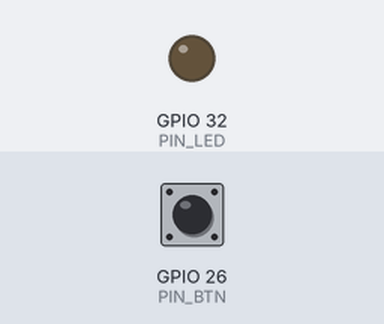
The program below on a simulated ESP32. Parts: output pins drawn as LEDs (lit = HIGH). The inputs (shaded band) are chosen by the test bench; at power-on: GPIO 26 (PIN_BTN) LOW. What the program prints to the serial monitor is not drawn.

Above: at 1.2 s.
1.3 s: GPIO 26 (PIN_BTN) pulled HIGH for 0.15 s
At 2.1 s:
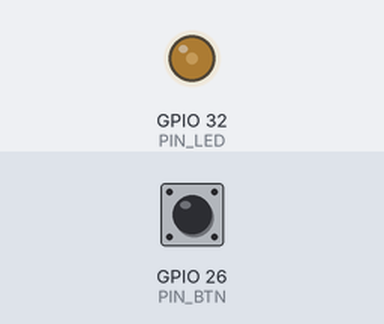
2.9 s: GPIO 26 (PIN_BTN) pulled HIGH for 1 s
At 3.3 s:
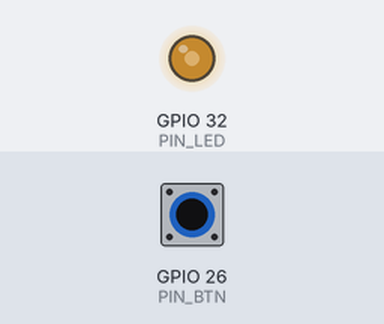
5.4 s: GPIO 26 (PIN_BTN) pulled HIGH for 0.15 s
At 6.4 s:
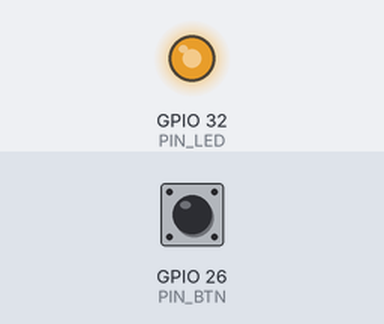
7.0 s: GPIO 26 (PIN_BTN) pulsed HIGH 2 times (0.12 s each, 0.3 s apart)
At 7.45 s:
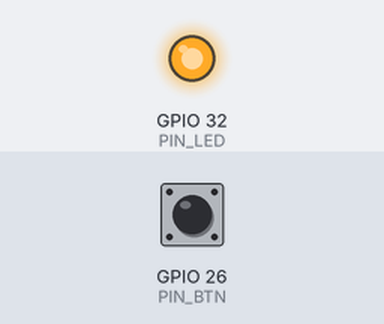
Timing chart, 0 to 11.0 s (numbered marks = the images above; inputs shaded):
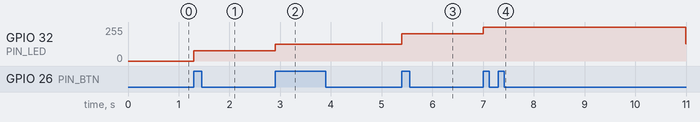

The program:

main.cpp
```cpp
#include <Arduino.h>

#define PIN_BTN 26
#define PIN_LED 32

#define PWM_CHANNEL     0
#define PWM_FREQ        10000
#define PWM_RESOLUTION  8

#define DEBOUNCE_TIME   250
volatile unsigned long ldebounce = 0;

volatile int wave_form = 0;

int t = 0;
float duty_cycle = 0.0;

void IRAM_ATTR cb_button() {
  if( (millis() - ldebounce) < DEBOUNCE_TIME ) return;

  wave_form++;

  if(wave_form > 7) wave_form = 0;
  ldebounce = millis();
}

void setup() {
  Serial.begin(115200);

  pinMode(PIN_BTN, INPUT_PULLDOWN);
  attachInterrupt(PIN_BTN, cb_button, RISING);

  ledcSetup(PWM_CHANNEL, PWM_FREQ, PWM_RESOLUTION);
  ledcAttachPin(PIN_LED, PWM_CHANNEL);
}

void loop() {
  t++;
  if(t > 255) t = 0;

  switch(wave_form) {
    case 0:
      duty_cycle = 0.0;
      break;

    case 1:
      duty_cycle = 0.3;
      break;

    case 2:
      duty_cycle = 0.5;
      break;

    case 3:
      duty_cycle = 0.8;
      break;

    case 4:
      duty_cycle = 1.0;
      break;

    case 5:
      duty_cycle = (t + 0.1) / 256.0;
      delay(2.5);
      break;

    case 6:
      duty_cycle = 0.5 * sin(2 * PI * t / 256.0) + 0.5;
      delay(0.5);
      break;

    case 7:
      duty_cycle = pow(2.71828, ( (t / 255) - 1) * 2 );
      delay(4);
      break;
  }

  ledcWrite(PWM_CHANNEL, duty_cycle * 255);

  Serial.println(duty_cycle * 100);
}
```

Measured:
- after the input at 1.3 s, GPIO 32 (PIN_LED): 0/255 → 76/255 at once
- after the input at 2.9 s, GPIO 32 (PIN_LED): 76/255 → 127/255 at once
- after the input at 5.4 s, GPIO 32 (PIN_LED): 127/255 → 203/255 at once
- after the input at 7.0 s, GPIO 32 (PIN_LED): 203/255 → 255/255 at once, → 129/255 4.0 s later
